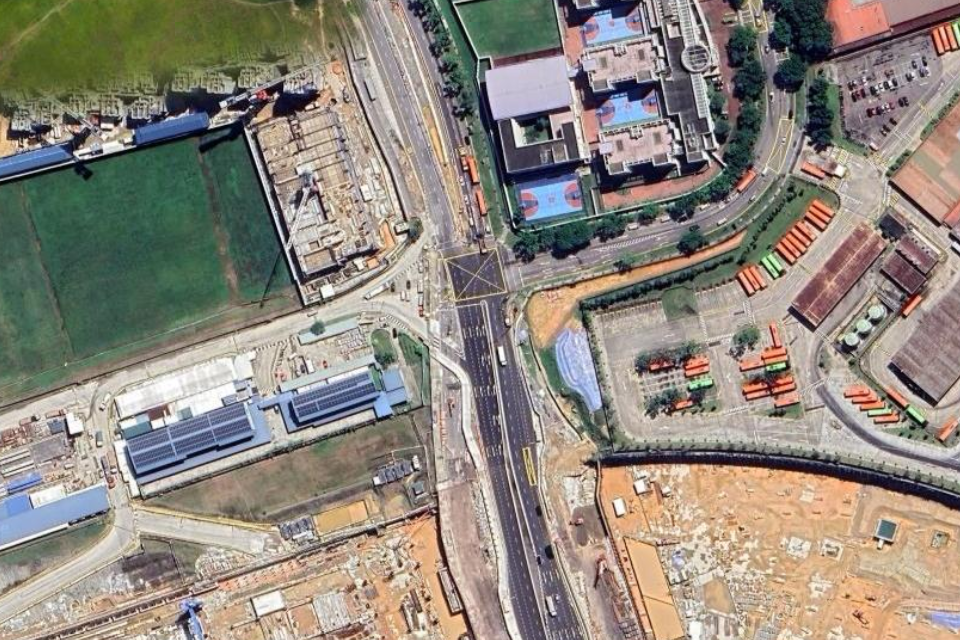
#> input picture PayaLebar_4326.tif, 960 x 640 px, given in place of 299.png, which was not available
$ jupyter execute --allow-errors edgedetection.ipynb
#> lines starting #> are read from the running program, lines starting #| are printed output that depends on the picture; after the words box and inside, x2 and y2 are one past the last pixel; in counts of white or black regions, pixels touching at a corner belong together; pictures that were not available may be replaced by others from this repository, and a replacement may not be noted
[cell 1]
import cv2
import numpy as np

[cell 2]
import os

#> (a cell that did not finish here is left out)

[cell 4]
# os.path.exists("rizzberry-pi/Road-Detection/29.png")
satellite_image = cv2.imread(r"C:\Users\enxin\OneDrive\Documents\CS\Check-Your-Sources\299.png")
#> satellite_image is the input picture: shape (640, 960, 3); mean B, G, R 125.5, 135.7, 143.1

[cell 5]
gray = cv2.cvtColor(satellite_image, cv2.COLOR_BGR2GRAY)
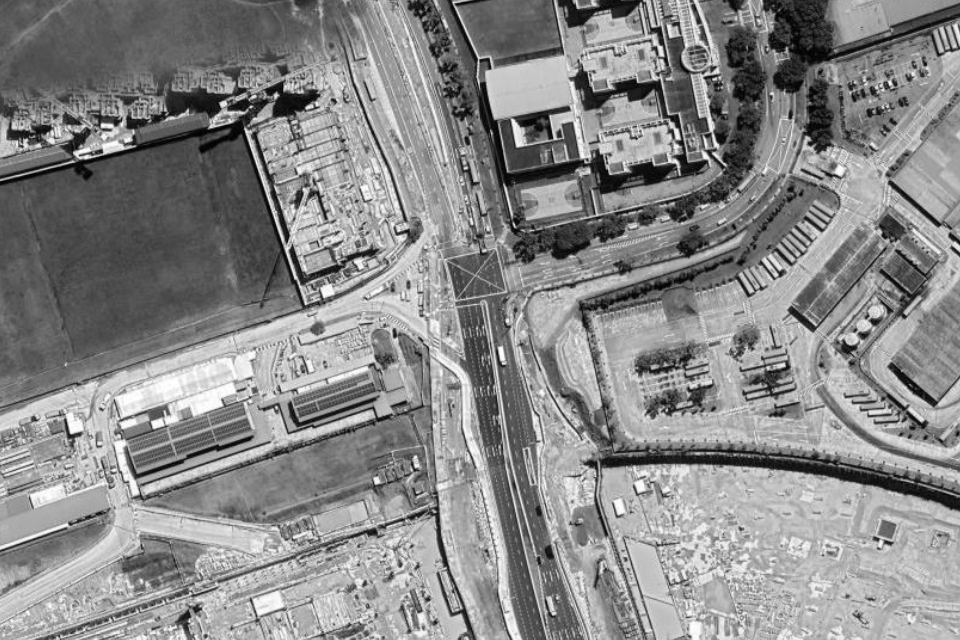
#> gray: shape (640, 960); min 0, max 255, mean 136.8

[cell 6]
gray_blur = cv2.GaussianBlur(gray, (7,7), 0)
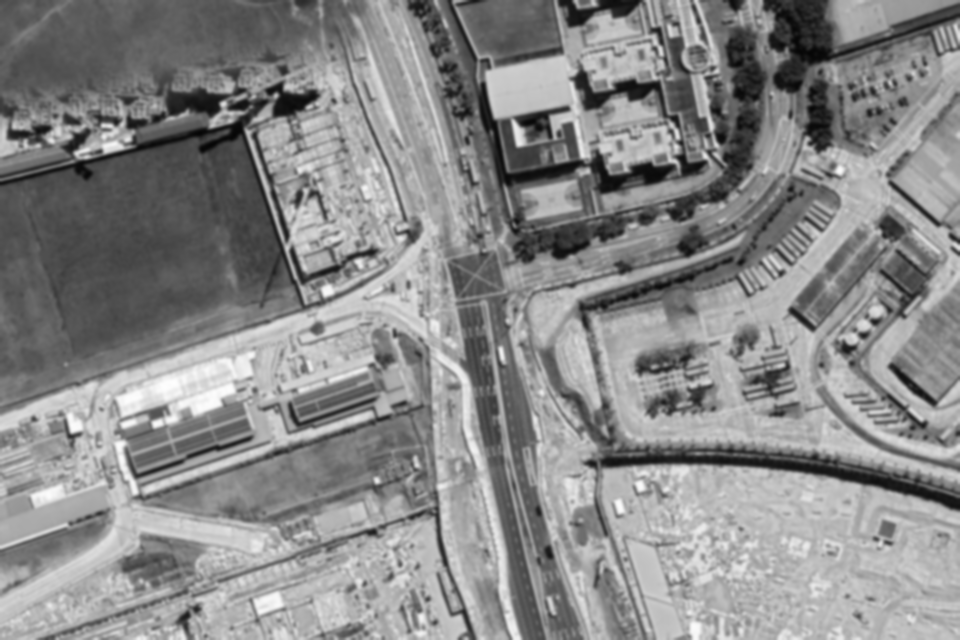
#> gray_blur: shape (640, 960); min 5, max 254, mean 136.8

edges = cv2.Canny(gray_blur, 50, 150)
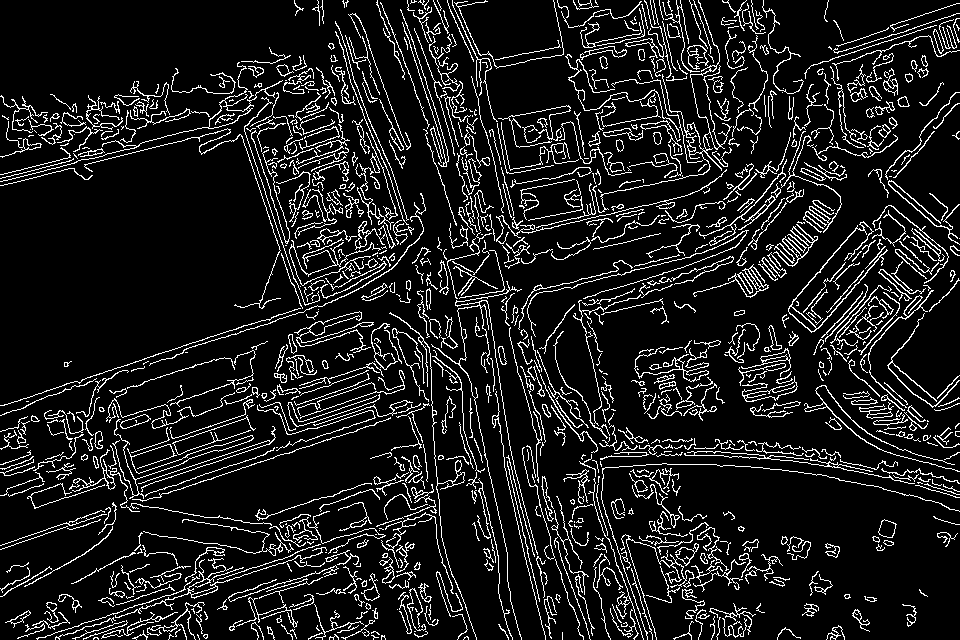
#> edges: shape (640, 960); 11.1% white in thin lines or dots

[cell 7]
_, thresh = cv2.threshold(edges, 50, 150, cv2.THRESH_BINARY)
#> thresh: shape (640, 960); values 0 (black) and 150 (white), 11.1% white in thin lines or dots

[cell 8]
kernel = cv2.getStructuringElement(cv2.MORPH_ELLIPSE, (7,7))
closed = cv2.morphologyEx(thresh, cv2.MORPH_CLOSE, kernel)
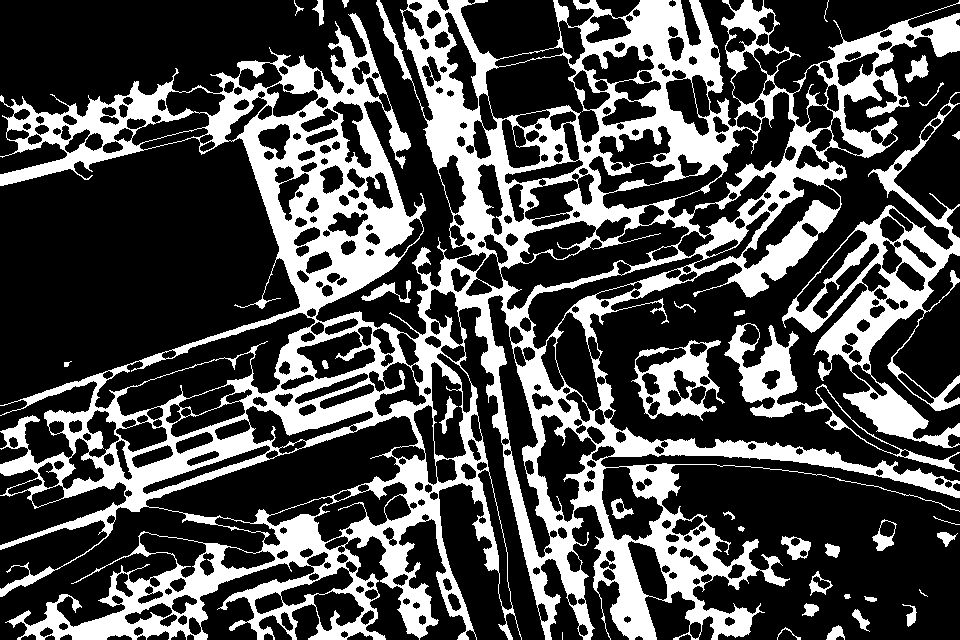
#> closed: shape (640, 960); values 0 (black) and 150 (white), 30.1% white; 35 white regions (2 under 20 px), largest, box (x1, y1, x2, y2) and area: (0, 0, 960, 640) 160498, (782, 92, 960, 448) 13460, (724, 323, 960, 472) 4204

[cell 9]
import skimage

[cell 10]
from skimage.morphology import skeletonize

[cell 11]
skeleton = cv2.threshold(thresh, 0, 1, cv2.THRESH_BINARY)[1]
#> skeleton: shape (640, 960); values 0 (black) and 1 (white), 11.1% white in thin lines or dots
skeleton = (255*skeletonize(skeleton)).astype(np.uint8)
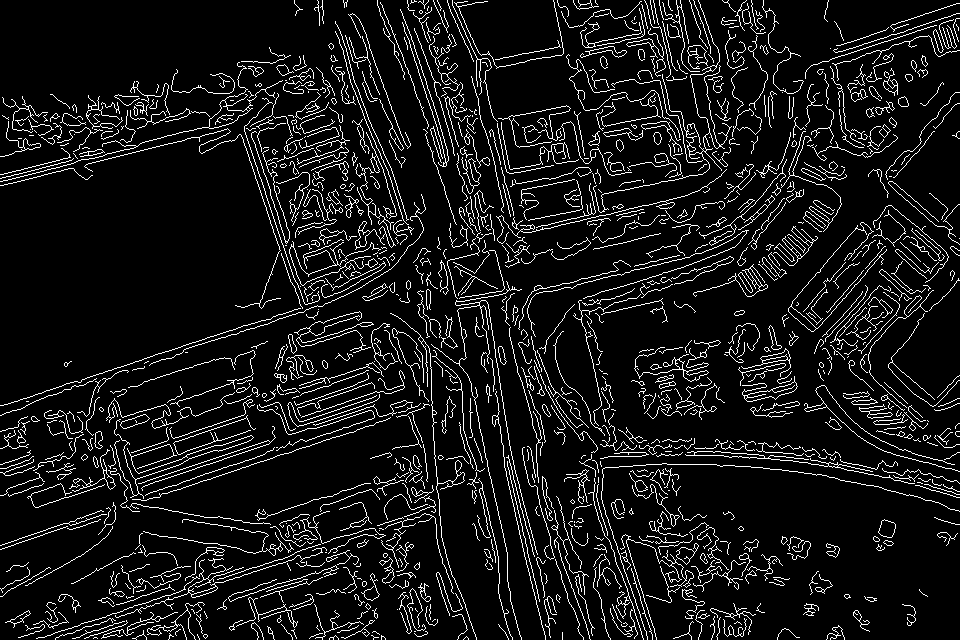
#> skeleton: shape (640, 960); 8.9% white in thin lines or dots
